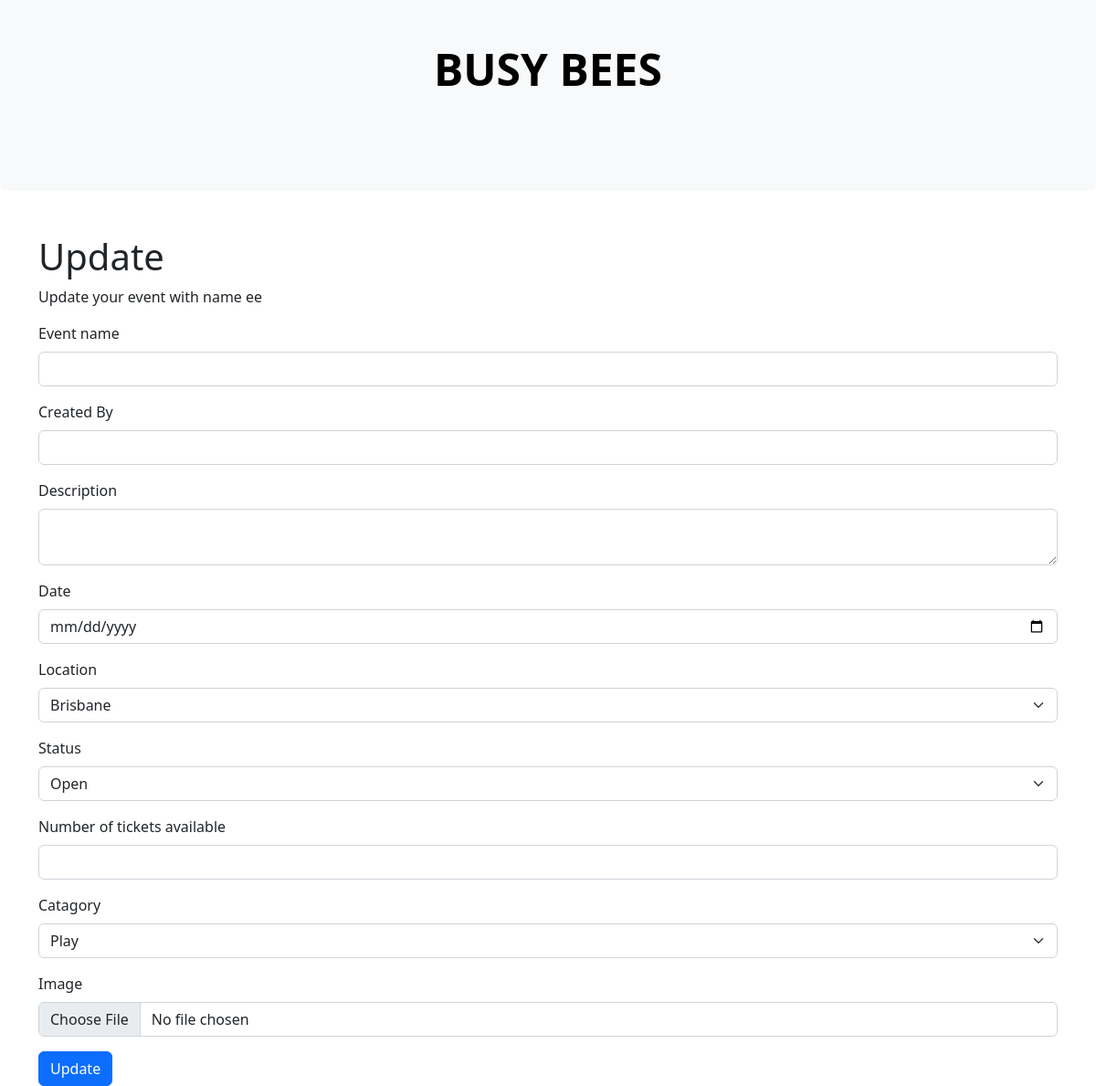
The page /events/1/update (lower part) on the database as committed earlier.
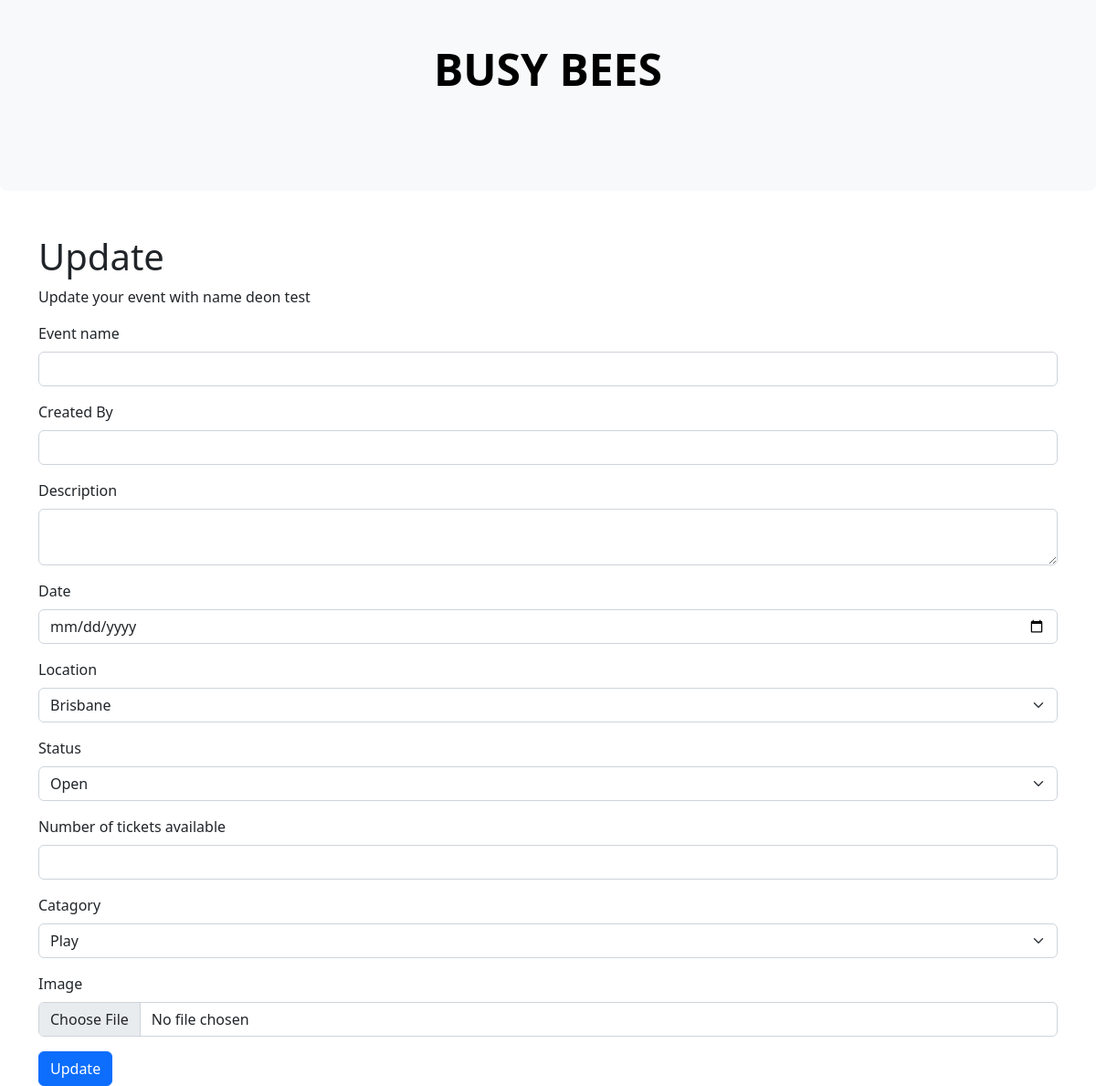
The same page on the database as committed later.
### website/models.py (models this page shows)
class Events(db.Model):
    __tablename__='events' # good practice to specify table name
    id = db.Column(db.Integer, primary_key=True)
    name = db.Column(db.String(100), unique=True, nullable=False)
    created = db.Column(db.String(100), nullable=False)
    description = db.Column(db.String(300), nullable=False)
    date = db.Column(db.DateTime, default=datetime.now(), nullable=False)
    location = db.Column(db.String(20), nullable=False)
    status = db.Column(db.String(20), nullable=False)
    catagory = db.Column(db.String(20), nullable=False)
    tickets = db.Column(db.Integer, nullable=False)
    image = db.Column(db.String(400))
    comments = db.relationship('Comment', backref='events')
    user_id = db.Column(db.Integer, db.ForeignKey('users.username'))

### website/event.py (the view, shortened to what this page needs)
@bp.route('/<id>/update', methods = ['GET', 'POST'])
def update(id):
  update = UpdateForm()
  event = db.session.query(Events).filter_by(id=id).first()
  return render_template('events/update.html', update=update, event=event)

### website/forms.py
class UpdateForm(FlaskForm):
    name = StringField("Event name", validators=[InputRequired()])
    created= StringField("Created By", validators=[InputRequired()] )
    description = TextAreaField('Description',
            validators=[InputRequired()])
    date = DateField("Date", validators=[InputRequired()])
    location = SelectField("Location", choices=[('Brisbane'), ('Melbourne'), ('Hobartt'), ('Sydney'), ('Canberra'), ('Gold Coast'), ('Adelaide'), ('Darwin')], validators=[InputRequired()])
    status = SelectField('Status', choices=[('Open'), ('Sold-out'), ('Cancelled')], validators=[InputRequired()])
    tickets = StringField("Number of tickets available", validators=[InputRequired()])
    catagory = SelectField("Catagory", choices=[('Play'), ('Learn'), ('Watch'), ('Other')], validators=[InputRequired()])
    image = FileField('Image', validators=[
    FileRequired(message='Image cannot be empty'),
    FileAllowed(ALLOWED_FILE, message='Only supports png,jpg,JPG,PNG')])
    submit = SubmitField("Update")

### website/templates/Events/update.html
{% extends 'base.html' %}
{% import "bootstrap/form.html" as wtf %}
{% block content %}
  <div class="container">
    <div class="row mt-5">
      <div class="col-md-12">
        <h1>Update</h1>
        <p>Update your event with name {{event.name}}</p>
        {{wtf.render_form(update)}}
      </div>
    </div>
  </div>
{% endblock %}

Rows that differ between the two databases and show on the page:
changed Events: name "ee" → "deon test"
